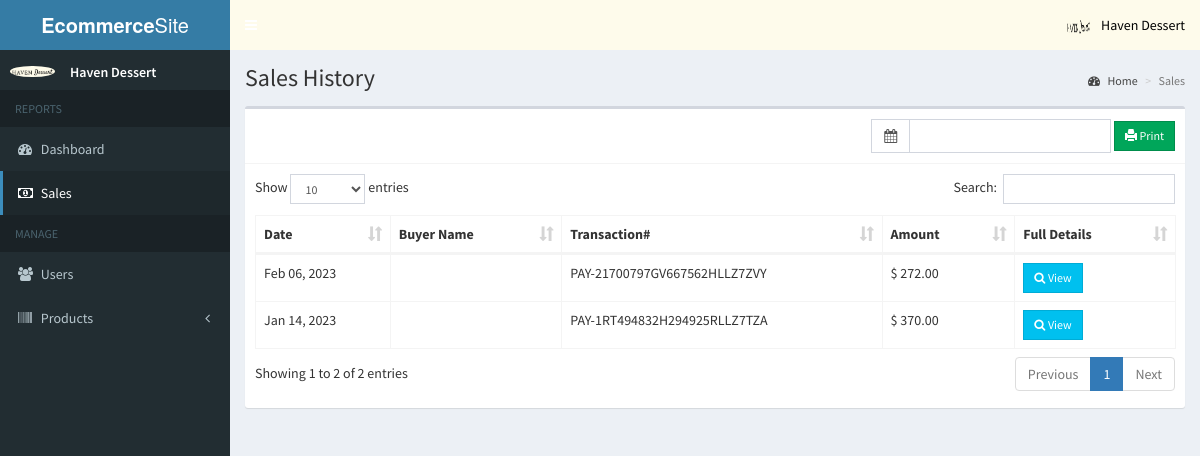
The page /admin/sales.php (signed in) on the database its author committed.
### tables this page shows
CREATE TABLE `users` (
  `id` int(11) NOT NULL,
  `email` varchar(200) NOT NULL,
  `password` varchar(60) NOT NULL,
  `type` int(1) NOT NULL,
  `firstname` varchar(50) NOT NULL,
  `lastname` varchar(50) NOT NULL,
  `address` text NOT NULL,
  `contact_info` varchar(100) NOT NULL,
  `photo` varchar(200) NOT NULL,
  `status` int(1) NOT NULL,
  `activate_code` varchar(15) NOT NULL,
  `reset_code` varchar(15) NOT NULL,
  `created_on` date NOT NULL
);

CREATE TABLE `sales` (
  `id` int(11) NOT NULL,
  `user_id` int(11) NOT NULL,
  `pay_id` varchar(50) NOT NULL,
  `sales_date` date NOT NULL
);

### admin/includes/session.php (called while the page is built, shortened)
<?php
	include '../includes/conn.php';
	$conn = $pdo->open();
	$stmt = $conn->prepare("SELECT * FROM users WHERE id=:id");
	$stmt->execute(['id'=>$_SESSION['admin']]);
	$admin = $stmt->fetch();
?>

### admin/sales.php (the view, shortened to what this page needs)
<?php include 'includes/session.php'; ?>
<?php include 'includes/header.php'; ?>
<body class="hold-transition skin-blue sidebar-mini">
<div class="wrapper">
  <?php include 'includes/navbar.php'; ?>
  <?php include 'includes/menubar.php'; ?>
  <div class="content-wrapper">
    <section class="content-header">
      <h1>
        Sales History
      </h1>
      <ol class="breadcrumb">
        <li><a href="#"><i class="fa fa-dashboard"></i> Home</a></li>
        <li class="active">Sales</li>
      </ol>
    </section>
    <section class="content">
      <div class="row">
        <div class="col-xs-12">
          <div class="box">
            <div class="box-header with-border">
              <div class="pull-right">
                <form method="POST" class="form-inline" action="sales_print.php">
                  <div class="input-group">
                    <div class="input-group-addon">
                      <i class="fa fa-calendar"></i>
                    </div>
                    <input type="text" class="form-control pull-right col-sm-8" id="reservation" name="date_range">
                  </div>
                  <button type="submit" class="btn btn-success btn-sm btn-flat" name="print"><span class="glyphicon glyphicon-print"></span> Print</button>
                </form>
              </div>
            </div>
            <div class="box-body">
              <table id="example1" class="table table-bordered">
                <thead>
                  <th>Date</th>
                  <th>Buyer Name</th>
                  <th>Transaction#</th>
                  <th>Amount</th>
                  <th>Full Details</th>
                </thead>
                <tbody>
                  <?php
                    $conn = $pdo->open();
                    try{
                      $stmt = $conn->prepare("SELECT *, sales.id AS salesid FROM sales LEFT JOIN users ON users.id=sales.user_id ORDER BY sales_date DESC");
                      $stmt->execute();
                      foreach($stmt as $row){
                        $stmt = $conn->prepare("SELECT * FROM details LEFT JOIN products ON products.id=details.product_id WHERE details.sales_id=:id");
                        $stmt->execute(['id'=>$row['salesid']]);
                        $total = 0;
                        foreach($stmt as $details){
                          $subtotal = $details['price']*$details['quantity'];
                          $total += $subtotal;
                        }
                        echo "
                          <tr>
                            <td class='hidden'></td>
                            <td>".date('M d, Y', strtotime($row['sales_date']))."</td>
                            <td>".$row['firstname'].' '.$row['lastname']."</td>
                            <td>".$row['pay_id']."</td>
                            <td>&#36; ".number_format($total, 2)."</td>
                            <td><button type='button' class='btn btn-info btn-sm btn-flat transact' data-id='".$row['salesid']."'><i class='fa fa-search'></i> View</button></td>
                          </tr>
                        ";
                      }
                    }
                    catch(PDOException $e){
                      echo $e->getMessage();
                    }
                  ?>
                </tbody>
              </table>
            </div>
          </div>
        </div>
      </div>
    </section>
  </div>
</div>
</body>
</html>

### admin/includes/navbar.php (shortened to what this page needs)
<header class="main-header">
  <a href="#" class="logo">
    <span class="logo-lg"><b>Ecommerce</b>Site</span>
  </a>
  <nav class="navbar navbar-static-top">
    <a href="#" class="sidebar-toggle" data-toggle="push-menu" role="button">
    </a>
    <div class="navbar-custom-menu">
      <ul class="nav navbar-nav">
        <li class="dropdown user user-menu">
          <a href="#" class="dropdown-toggle" data-toggle="dropdown">
            <img src="<?php echo (!empty($admin['photo'])) ? '../images/'.$admin['photo'] : '../images/profile.jpg'; ?>" class="user-image" alt="User Image">
            <span class="hidden-xs"><?php echo $admin['firstname'].' '.$admin['lastname']; ?></span>
          </a>
        </li>
      </ul>
    </div>
  </nav>
</header>

### admin/includes/menubar.php (shortened to what this page needs)
<aside class="main-sidebar">
  <section class="sidebar">
    <div class="user-panel">
      <div class="pull-left image">
        <img src="<?php echo (!empty($admin['photo'])) ? '../images/'.$admin['photo'] : '../images/profile.jpg'; ?>" class="img-circle" alt="User Image">
      </div>
      <div class="pull-left info">
        <p><?php echo $admin['firstname'].' '.$admin['lastname']; ?></p>
        <a><i class="fa fa-circle text-success"></i> Online</a>
      </div>
    </div>
    <ul class="sidebar-menu" data-widget="tree">
      <li class="header">REPORTS</li>
      <li><a href="home.php"><i class="fa fa-dashboard"></i> <span>Dashboard</span></a></li>
      <li><a href="sales.php"><i class="fa fa-money"></i> <span>Sales</span></a></li>
      <li class="header">MANAGE</li>
      <li><a href="users.php"><i class="fa fa-users"></i> <span>Users</span></a></li>
      <li class="treeview">
        <a href="#">
          <i class="fa fa-barcode"></i>
          <span>Products</span>
          <span class="pull-right-container">
            <i class="fa fa-angle-left pull-right"></i>
          </span>
        </a>
      </li>
    </ul>
  </section>
</aside>

### rows shown on the page
users: photo (picture), firstname "Haven", lastname "Dessert"
sales: sales_date "Feb 06, 2023", pay "PAY-21700797GV667562HLLZ7ZVY", total "272.00"
sales: sales_date "Jan 14, 2023", pay "PAY-1RT494832H294925RLLZ7TZA", total "370.00"
